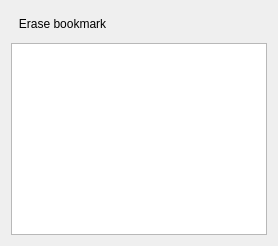
         <widget class="QWidget" name="tab_2">
          <attribute name="icon">
           <iconset resource="Orayta.qrc">
            <normaloff>:/Icons/bookmarks.png</normaloff>:/Icons/bookmarks.png</iconset>
          </attribute>
          <attribute name="title">
           <string>Bookmarks</string>
          </attribute>
          <layout class="QVBoxLayout" name="verticalLayout_3">
           <item>
            <layout class="QHBoxLayout" name="horizontalLayout_5">
             <property name="topMargin">
              <number>0</number>
             </property>
             <item>
              <widget class="QToolButton" name="removeBookmark">
               <property name="toolTip">
                <string>Remove bookmark</string>
               </property>
               <property name="text">
                <string>Erase bookmark</string>
               </property>
               <property name="icon">
                <iconset resource="Orayta.qrc">
                 <normaloff>:/Icons/edit-delete.png</normaloff>:/Icons/edit-delete.png</iconset>
               </property>
               <property name="iconSize">
                <size>
                 <width>19</width>
                 <height>19</height>
                </size>
               </property>
               <property name="checkable">
                <bool>false</bool>
               </property>
               <property name="toolButtonStyle">
                <enum>Qt::ToolButtonIconOnly</enum>
               </property>
               <property name="autoRaise">
                <bool>true</bool>
               </property>
              </widget>
             </item>
             <item>
              <widget class="QToolButton" name="bookmarkUp">
               <property name="toolTip">
                <string>Move bookmark up</string>
               </property>
               <property name="text">
                <string/>
               </property>
               <property name="icon">
                <iconset resource="Orayta.qrc">
                 <normaloff>:/Icons/arrow-up.png</normaloff>:/Icons/arrow-up.png</iconset>
               </property>
               <property name="iconSize">
                <size>
                 <width>19</width>
                 <height>19</height>
                </size>
               </property>
               <property name="checkable">
                <bool>false</bool>
               </property>
               <property name="toolButtonStyle">
                <enum>Qt::ToolButtonIconOnly</enum>
               </property>
               <property name="autoRaise">
                <bool>true</bool>
               </property>
              </widget>
             </item>
             <item>
              <widget class="QToolButton" name="bookmarkDown">
               <property name="toolTip">
                <string>Move bookmark down</string>
               </property>
               <property name="text">
                <string/>
               </property>
               <property name="icon">
                <iconset resource="Orayta.qrc">
                 <normaloff>:/Icons/arrow-down.png</normaloff>:/Icons/arrow-down.png</iconset>
               </property>
               <property name="iconSize">
                <size>
                 <width>19</width>
                 <height>19</height>
                </size>
               </property>
               <property name="checkable">
                <bool>false</bool>
               </property>
               <property name="toolButtonStyle">
                <enum>Qt::ToolButtonIconOnly</enum>
               </property>
               <property name="autoRaise">
                <bool>true</bool>
               </property>
              </widget>
             </item>
             <item>
              <widget class="QToolButton" name="bookmarkEdit">
               <property name="toolTip">
                <string>Edit bookmark's title</string>
               </property>
               <property name="text">
                <string/>
               </property>
               <property name="icon">
                <iconset resource="Orayta.qrc">
                 <normaloff>:/Icons/edit.png</normaloff>:/Icons/edit.png</iconset>
               </property>
               <property name="iconSize">
                <size>
                 <width>19</width>
                 <height>19</height>
                </size>
               </property>
               <property name="checkable">
                <bool>false</bool>
               </property>
               <property name="toolButtonStyle">
                <enum>Qt::ToolButtonIconOnly</enum>
               </property>
               <property name="autoRaise">
                <bool>true</bool>
               </property>
              </widget>
             </item>
             <item>
              <spacer name="horizontalSpacer_3">
               <property name="orientation">
                <enum>Qt::Horizontal</enum>
               </property>
               <property name="sizeHint" stdset="0">
                <size>
                 <width>40</width>
                 <height>20</height>
                </size>
               </property>
              </spacer>
             </item>
            </layout>
           </item>
           <item>
            <widget class="QListWidget" name="bookmarkWidget">
             <property name="contextMenuPolicy">
              <enum>Qt::CustomContextMenu</enum>
             </property>
             <property name="frameShape">
              <enum>QFrame::StyledPanel</enum>
             </property>
             <property name="lineWidth">
              <number>1</number>
             </property>
             <property name="horizontalScrollBarPolicy">
              <enum>Qt::ScrollBarAsNeeded</enum>
             </property>
             <property name="autoScroll">
              <bool>true</bool>
             </property>
             <property name="autoScrollMargin">
              <number>0</number>
             </property>
             <property name="uniformItemSizes">
              <bool>false</bool>
             </property>
             <property name="currentRow">
              <number>-1</number>
             </property>
            </widget>
           </item>
          </layout>
         </widget>
